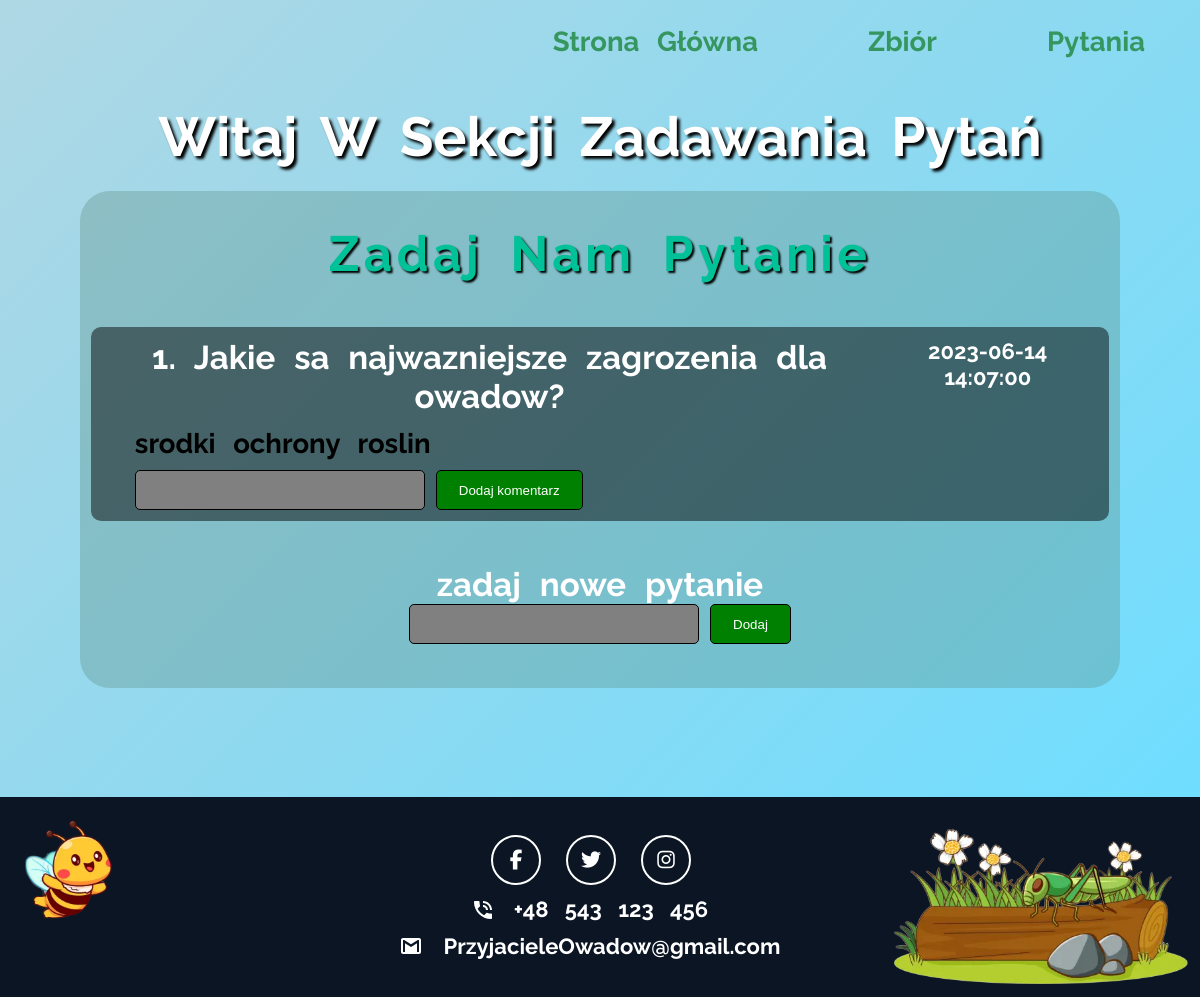
The app's page /pytania.php with its own data.
### tables this page shows
CREATE TABLE `pytania` (
  `id` int(11) NOT NULL AUTO_INCREMENT,
  `pytanie` varchar(150) DEFAULT NULL,
  `data` varchar(50) DEFAULT NULL,
  PRIMARY KEY (`id`)
);

CREATE TABLE `komentarz1` (
  `id` int(11) NOT NULL AUTO_INCREMENT,
  `komentarz` varchar(1000) DEFAULT NULL,
  `data` varchar(50) DEFAULT NULL,
  PRIMARY KEY (`id`)
);

### pytania.php (the view, shortened to what this page needs)
<!DOCTYPE html>
<html lang="en">
<head>
    <link rel="stylesheet" href="style/nav&footer.css">
    <link rel="stylesheet" href="style/pytania.css">
</head>
<body>
<div class="container">
    <div class="landing">
        <?php
            include("nav.php");
        ?>
        <section id="section-one">
            <h1>Witaj w sekcji zadawania pytań</h1>
            <div class="crate">
                <h2>Zadaj nam pytanie</h2>
                <?php
                include"baza.php";
                        $sql = "SELECT * from pytania";
                        $wynik = mysqli_query($conn, $sql);
                        $i=1;
                        $j=1;
                        while($wiersz = mysqli_fetch_assoc($wynik)){
                            $pytanie =  $wiersz['pytanie'];
                            $data =  $wiersz['data'];
                            echo "<div class='box'>";
                                echo"<div class='pytanie'>";
                                    echo"<h3>$i. $pytanie</h3><p> $data </p>";
                                echo"</div>";
                                echo"<div class='odpowiedz'>";
                                            $czyIstnieje = "SHOW TABLES LIKE 'komentarz$j'";
                                            $wynik2 = mysqli_query($conn, $czyIstnieje);
                                            if(mysqli_num_rows($wynik2) > 0){
                                                $sql4 = "SELECT * from komentarz$j";
                                                $wynik4 = mysqli_query($conn, $sql4);
                                                while($kom2 = mysqli_fetch_assoc($wynik4)){
                                                    $text = $kom2['komentarz'];
                                                    echo"<h4>$text</h4>";
                                                }
                                            }
                                    echo"<form action='pytania.php' method='POST'>";
                                        echo"<div class='dodawanie'>";
                                        echo"<input type='text' class='dodaj' name='kom'>";
                                        echo"<input type='submit' value='Dodaj komentarz' class='btn'>";
                                        echo"</div>";
                                    echo"</form>";
                                echo"</div>";
                            echo"</div>";
                            $i++;
                            $j++;
                        }
                ?>
                <form action="pytania.php" method="POST" id="doda">
                    <h3>zadaj nowe pytanie</h3>
                    <div class="dodawanie">
                        <input type="text" class="dodaj" name="pytanie">
                        <input type="submit" value="Dodaj" class="btn">
                    </div>
                </form>
            </div>
        </section>
    </div>
    <?php
        include("footer.php");
    ?>
</div>
</body>
</html>

### style/nav&footer.css (style rules this page uses)
* { box-sizing: border-box; padding: 0px; margin: 0px; }
html { font-size: 11px; text-align: center; color: rgb(255, 255, 255); font-family: "Raleway", sans-serif; word-spacing: 1rem; font-weight: bold; scroll-behavior: smooth; }
body { display: flex; justify-content: center; }
.container { width: 100vw; }
h1,h2 { color: hsl(0, 0%, 0%) }
h1 { font-size: 4rem; width: 100%; }
h2 { font-size: 4rem; margin-top: 2rem; text-align: left; width: 100%; }
p { margin-top: 2rem; font-size: 2rem; }

### style/pytania.css (style rules this page uses)
.landing { position: relative; z-index: 10; min-height: 100vh; background-image: linear-gradient( 135deg, hsl(194deg 50% 79%) 1%, hsl(194deg 76% 75%) 50%, hsl(194deg 100% 72%) 99% ); }
#section-one { padding: 0 2rem 0rem 2rem; display: flex; justify-content: space-around; flex-direction: row; flex-wrap: wrap; margin-top: 2rem; }
h1 { font-size: 5rem; color: white; text-shadow: 3px 3px 3px black; text-transform: capitalize; }
h2 { font-size: 4.5rem; text-align: center; margin: 0; color: #00c197; text-shadow: 2px 2px 2px black; text-transform: capitalize; letter-spacing: .4rem; padding: 2rem 1rem; }
h3 { font-size: 3rem; }
h4 { font-size: 2.5rem; color: black; }
.crate { width: 90%; background-color: #598b8056; border-radius: 30px; margin-top: 2rem; padding: 1rem 1rem 4rem 1rem; display: flex; flex-direction: column; align-items: center; justify-content: center; gap: 2rem; margin-bottom: 4rem; }
.box { display: flex; justify-content: center; align-items: flex-start; flex-direction: column; gap: 1rem; background-color: rgba(0, 0, 0, 0.481); border-radius: 10px; width: fit-content; padding: 1rem 2rem; }
.odpowiedz { display: flex; align-items: flex-start; flex-direction: column; margin-left: 2rem; gap: 1rem; }
.dodawanie { display: flex; flex-direction: row; gap: 1rem; }
.dodaj { width: 100%; background-color: grey; height: 40px; color: white; border: 1px solid black; font-size: 2rem; border-radius: 5px; }
.btn { padding: 1rem 2rem; background-color: green; color: white; border: 1px solid black; border-radius: 5px; }
.pytanie { display: flex; flex-direction: row; gap: 2rem; }
.pytanie p { font-size: 2rem; margin-top: 0; }
#doda { margin-top: 2rem; }

### records on screen
pytania: pytanie "Jakie sa najwazniejsze zagrozenia dla owadow?", data "2023-06-14 14:07:00"
komentarz1: komentarz "srodki ochrony roslin"
